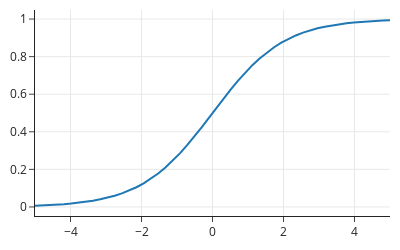

The cell this chart's notebook holds for it:
### Code cell
t = np.linspace(-5,5,50)
sigmoid_line = go.Scatter(name="Logistic Function",
    x=t, y=logistic(t), mode="lines")

fig = go.Figure([sigmoid_line])      
fig.update_layout(width=400, height=250)
fig
